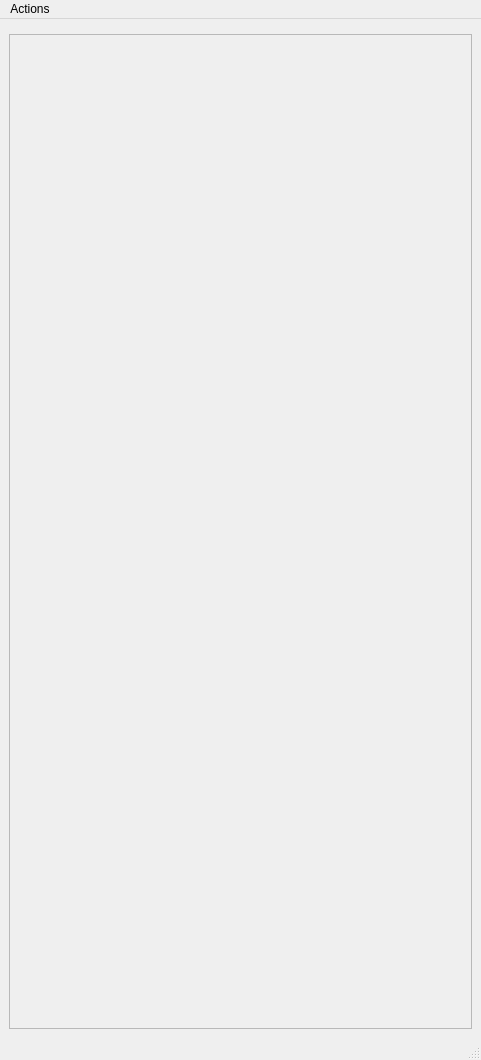
<?xml version="1.0" encoding="UTF-8"?>
<ui version="4.0">
 <class>MainWindow</class>
 <widget class="QMainWindow" name="MainWindow">
  <property name="geometry">
   <rect>
    <x>0</x>
    <y>0</y>
    <width>481</width>
    <height>1060</height>
   </rect>
  </property>
  <property name="windowTitle">
   <string>MainWindow</string>
  </property>
  <widget class="QWidget" name="centralwidget">
   <layout class="QGridLayout" name="gridLayout">
    <item row="0" column="1">
     <widget class="QFrame" name="matplotlibFrame">
      <property name="frameShape">
       <enum>QFrame::NoFrame</enum>
      </property>
      <property name="frameShadow">
       <enum>QFrame::Raised</enum>
      </property>
      <layout class="QVBoxLayout" name="verticalLayout">
       <property name="margin">
        <number>0</number>
       </property>
      </layout>
     </widget>
    </item>
    <item row="1" column="1">
     <widget class="QScrollArea" name="labelScrollArea">
      <property name="widgetResizable">
       <bool>true</bool>
      </property>
      <widget class="QWidget" name="scrollAreaWidgetContents">
       <property name="geometry">
        <rect>
         <x>0</x>
         <y>0</y>
         <width>459</width>
         <height>984</height>
        </rect>
       </property>
       <layout class="QHBoxLayout" name="horizontalLayout">
        <item>
         <widget class="QLabel" name="descriptionLabel">
          <property name="minimumSize">
           <size>
            <width>0</width>
            <height>600</height>
           </size>
          </property>
          <property name="font">
           <font>
            <pointsize>24</pointsize>
           </font>
          </property>
          <property name="text">
           <string/>
          </property>
          <property name="wordWrap">
           <bool>true</bool>
          </property>
         </widget>
        </item>
       </layout>
      </widget>
     </widget>
    </item>
   </layout>
  </widget>
  <widget class="QMenuBar" name="menubar">
   <property name="geometry">
    <rect>
     <x>0</x>
     <y>0</y>
     <width>481</width>
     <height>25</height>
    </rect>
   </property>
   <widget class="QMenu" name="menuActions">
    <property name="title">
     <string>Actions</string>
    </property>
    <addaction name="actionReset"/>
   </widget>
   <addaction name="menuActions"/>
  </widget>
  <widget class="QStatusBar" name="statusbar"/>
  <action name="actionReset">
   <property name="text">
    <string>Reset</string>
   </property>
   <property name="shortcut">
    <string>R</string>
   </property>
  </action>
 </widget>
 <resources/>
 <connections/>
</ui>
